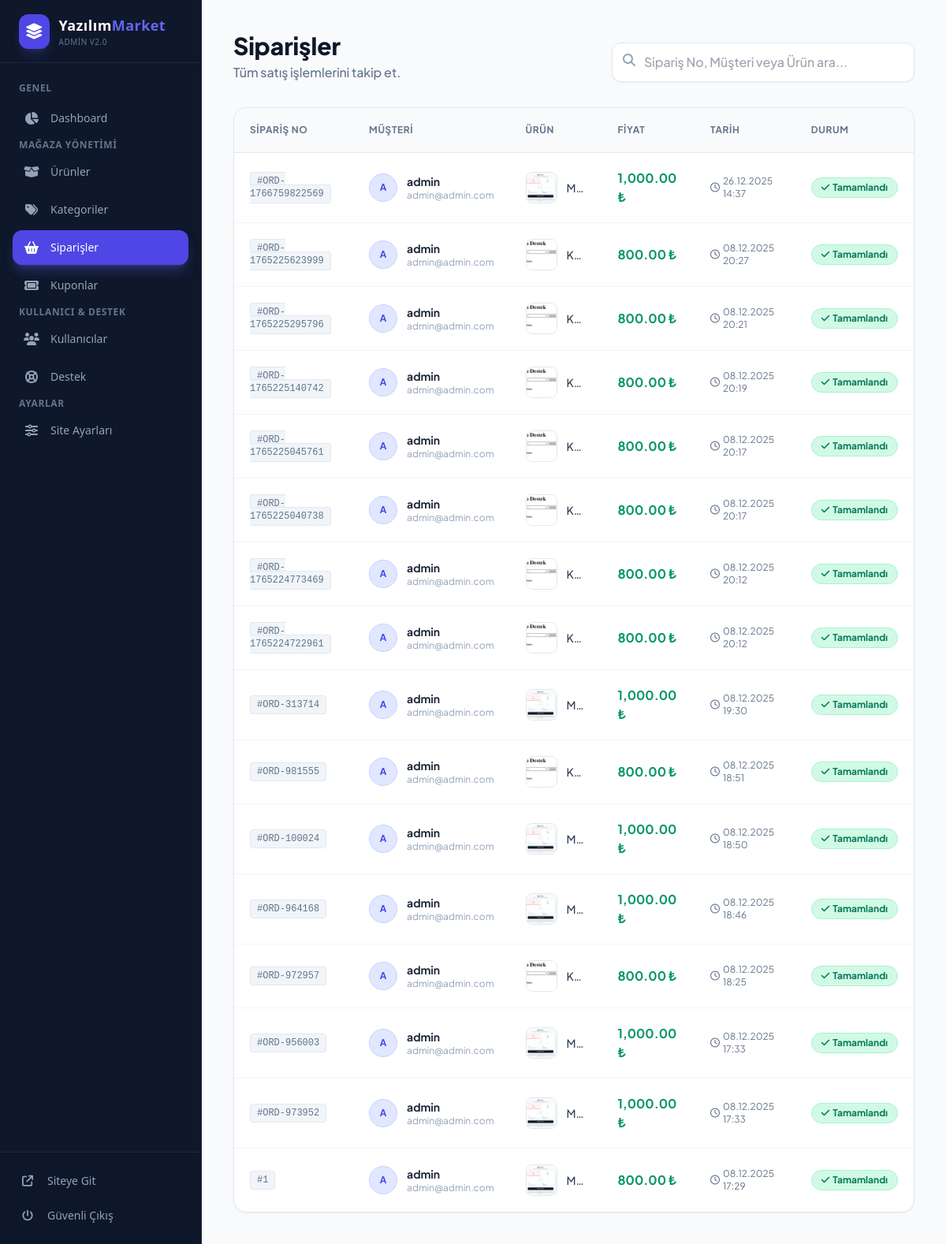
The app's page /admin/siparisler.php (signed in) with its own data.
### tables this page shows
CREATE TABLE `orders` (
  `id` int NOT NULL,
  `order_no` varchar(50) DEFAULT NULL,
  `user_id` int NOT NULL,
  `product_id` int NOT NULL,
  `price` decimal(10,2) NOT NULL,
  `status` enum('pending','completed','cancelled') NOT NULL DEFAULT 'completed',
  `created_at` timestamp NOT NULL DEFAULT CURRENT_TIMESTAMP
);

CREATE TABLE `users` (
  `id` int NOT NULL,
  `username` varchar(50) NOT NULL,
  `email` varchar(100) NOT NULL,
  `password` varchar(255) NOT NULL,
  `role` enum('admin','user') NOT NULL DEFAULT 'user',
  `created_at` timestamp NOT NULL DEFAULT CURRENT_TIMESTAMP
);

CREATE TABLE `products` (
  `id` int NOT NULL,
  `category_id` int NOT NULL,
  `title` varchar(255) NOT NULL,
  `description` text NOT NULL,
  `price` decimal(10,2) NOT NULL,
  `site_demo` varchar(255) DEFAULT NULL,
  `admin_demo` varchar(255) DEFAULT NULL,
  `features` text,
  `image` varchar(255) DEFAULT NULL,
  `download_link` varchar(255) DEFAULT NULL,
  `created_at` timestamp NOT NULL DEFAULT CURRENT_TIMESTAMP
);

### admin/siparisler.php (the view, shortened to what this page needs)
<?php
require_once '../inc/db.php';
$search = isset($_GET['q']) ? trim($_GET['q']) : '';
$sql = "SELECT orders.*, users.username, users.email, products.title as product_name, products.image as product_image
        FROM orders
        JOIN users ON orders.user_id = users.id
        JOIN products ON orders.product_id = products.id
        WHERE 1=1";
$params = [];
$sql .= " ORDER BY orders.created_at DESC";
$stmt = $pdo->prepare($sql);
$stmt->execute($params);
$orders = $stmt->fetchAll(PDO::FETCH_ASSOC);
?>
<!DOCTYPE html>
<html lang="tr">
<head>
    <script src="https://cdn.tailwindcss.com"></script>
    <link rel="stylesheet" href="https://cdnjs.cloudflare.com/ajax/libs/font-awesome/6.4.0/css/all.min.css">
</head>
<body class="bg-slate-50 text-slate-800">
<?php require_once 'sidebar.php'; ?>
<div class="md:ml-64 transition-all duration-300">
    <div class="p-6 md:p-10 max-w-7xl mx-auto">
        <div class="flex flex-col md:flex-row justify-between items-end mb-8 gap-4">
            <div>
                <h1 class="text-3xl font-extrabold text-slate-900">Siparişler</h1>
                <p class="text-slate-500 font-medium mt-1">Tüm satış işlemlerini takip et.</p>
            </div>
            <form action="" method="GET" class="w-full md:w-auto relative">
                <input type="text" name="q" value="<?php echo htmlspecialchars($search); ?>" placeholder="Sipariş No, Müşteri veya Ürün ara..."
                       class="w-full md:w-96 pl-10 pr-4 py-3 bg-white border border-slate-200 rounded-xl focus:outline-none focus:border-indigo-500 focus:ring-4 focus:ring-indigo-500/10 transition shadow-sm font-medium">
                <i class="fa-solid fa-search absolute left-3.5 top-3.5 text-slate-400"></i>
            </form>
        </div>
        <div class="bg-white rounded-2xl shadow-sm border border-slate-200 overflow-hidden">
            <div class="overflow-x-auto">
                <table class="w-full text-left border-collapse">
                    <thead>
                        <tr class="bg-slate-50 text-slate-500 text-xs uppercase tracking-wider border-b border-slate-200">
                            <th class="p-5 font-bold">Sipariş No</th>
                            <th class="p-5 font-bold">Müşteri</th>
                            <th class="p-5 font-bold">Ürün</th>
                            <th class="p-5 font-bold">Fiyat</th>
                            <th class="p-5 font-bold">Tarih</th>
                            <th class="p-5 font-bold">Durum</th>
                        </tr>
                    </thead>
                    <tbody class="divide-y divide-slate-100 text-sm">
                        <?php foreach($orders as $order): ?>
                        <tr class="hover:bg-slate-50 transition-colors">
                            <td class="p-5 font-mono text-slate-500 text-xs">
                                <span class="bg-slate-100 px-2 py-1 rounded border border-slate-200">
                                    #<?php echo $order['order_no'] ? htmlspecialchars($order['order_no']) : $order['id']; ?>
                                </span>
                            </td>
                            <td class="p-5">
                                <div class="flex items-center gap-3">
                                    <div class="bg-indigo-100 text-indigo-600 w-9 h-9 rounded-full flex items-center justify-center font-bold text-xs border border-indigo-200">
                                        <?php echo strtoupper(substr($order['username'], 0, 1)); ?>
                                    </div>
                                    <div>
                                        <p class="font-bold text-slate-800 text-sm"><?php echo htmlspecialchars($order['username']); ?></p>
                                        <p class="text-xs text-slate-400"><?php echo htmlspecialchars($order['email']); ?></p>
                                    </div>
                                </div>
                            </td>
                            <td class="p-5">
                                <div class="flex items-center gap-3">
                                    <img src="../<?php echo $order['product_image']; ?>" class="w-10 h-10 object-cover rounded-lg border border-slate-200 bg-slate-50">
                                    <span class="text-slate-700 font-medium text-sm truncate max-w-[200px]"><?php echo htmlspecialchars($order['product_name']); ?></span>
                                </div>
                            </td>
                            <td class="p-5 font-bold text-emerald-600 text-base"><?php echo number_format($order['price'], 2); ?> ₺</td>
                            <td class="p-5 text-slate-500 text-xs">
                                <div class="flex items-center gap-1">
                                    <i class="fa-regular fa-clock"></i>
                                    <?php echo date("d.m.Y H:i", strtotime($order['created_at'])); ?>
                                </div>
                            </td>
                            <td class="p-5">
                                <span class="bg-emerald-100 text-emerald-700 px-3 py-1 rounded-full text-xs font-bold border border-emerald-200 flex items-center w-fit gap-1">
                                    <i class="fa-solid fa-check"></i> Tamamlandı
                                </span>
                            </td>
                        </tr>
                        <?php endforeach; ?>
                    </tbody>
                </table>
            </div>
        </div>
    </div>
</div>
</body>
</html>

### admin/siparisler.php (style rules this page uses)
body { font-family: 'Plus Jakarta Sans', sans-serif; }

### records on screen
orders: order_no "ORD-1766759822569", user.username "A", user.username "admin", user.email "admin@admin.com", product.image (picture), product.title "M…", price "1,000.00", created_at "26.12.2025 14:37"
orders: order_no "ORD-1765225623999", user.username "A", user.username "admin", user.email "admin@admin.com", product.image (picture), product.title "K…", price "800.00", created_at "08.12.2025 20:27"
orders: order_no "ORD-1765225295796", user.username "A", user.username "admin", user.email "admin@admin.com", product.image (picture), product.title "K…", price "800.00", created_at "08.12.2025 20:21"
orders: order_no "ORD-1765225140742", user.username "A", user.username "admin", user.email "admin@admin.com", product.image (picture), product.title "K…", price "800.00", created_at "08.12.2025 20:19"
orders: order_no "ORD-1765225045761", user.username "A", user.username "admin", user.email "admin@admin.com", product.image (picture), product.title "K…", price "800.00", created_at "08.12.2025 20:17"
orders: order_no "ORD-1765225040738", user.username "A", user.username "admin", user.email "admin@admin.com", product.image (picture), product.title "K…", price "800.00", created_at "08.12.2025 20:17"
orders: order_no "ORD-1765224773469", user.username "A", user.username "admin", user.email "admin@admin.com", product.image (picture), product.title "K…", price "800.00", created_at "08.12.2025 20:12"
orders: order_no "ORD-1765224722961", user.username "A", user.username "admin", user.email "admin@admin.com", product.image (picture), product.title "K…", price "800.00", created_at "08.12.2025 20:12"
orders: order_no "ORD-313714", user.username "A", user.username "admin", user.email "admin@admin.com", product.image (picture), product.title "M…", price "1,000.00", created_at "08.12.2025 19:30"
orders: order_no "ORD-981555", user.username "A", user.username "admin", user.email "admin@admin.com", product.image (picture), product.title "K…", price "800.00", created_at "08.12.2025 18:51"
orders: order_no "ORD-100024", user.username "A", user.username "admin", user.email "admin@admin.com", product.image (picture), product.title "M…", price "1,000.00", created_at "08.12.2025 18:50"
orders: order_no "ORD-964168", user.username "A", user.username "admin", user.email "admin@admin.com", product.image (picture), product.title "M…", price "1,000.00", created_at "08.12.2025 18:46"
orders: order_no "ORD-972957", user.username "A", user.username "admin", user.email "admin@admin.com", product.image (picture), product.title "K…", price "800.00", created_at "08.12.2025 18:25"
orders: order_no "ORD-956003", user.username "A", user.username "admin", user.email "admin@admin.com", product.image (picture), product.title "M…", price "1,000.00", created_at "08.12.2025 17:33"
orders: order_no "ORD-973952", user.username "A", user.username "admin", user.email "admin@admin.com", product.image (picture), product.title "M…", price "1,000.00", created_at "08.12.2025 17:33"
orders: id "1", user.username "A", user.username "admin", user.email "admin@admin.com", product.image (picture), product.title "M…", price "800.00", created_at "08.12.2025 17:29"
